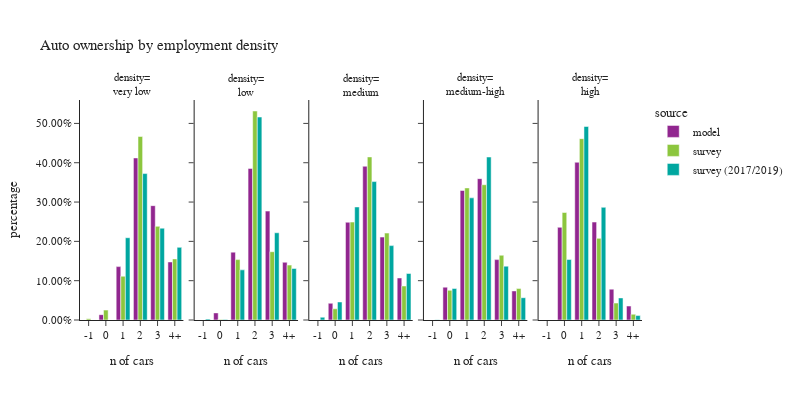

Here is the notebook cell this chart was saved with:
### Code cell
plot_auto(hh.dropna(subset=['emp_density_group']),'emp_density_group','employment density','density')

### Figure 1 — Plotly figure (JSON) as saved in the notebook; plotly's stock layout.template omitted (floating-point values rounded to 4 significant figures)
{"data": [{"alignmentgroup": "True", "customdata": [[0], [3311], [33039], [100308], [70783], [35924]], "hovertemplate": "source=model<br>emp_density_group=very low<br>auto_ownership_simple=%{x}<br>percentage=%{y}<br>sample count=%{customdata[0]}<extra></extra>", "legendgroup": "model", "marker": {"color": "#91268F", "pattern": {"shape": ""}}, "name": "model", "offsetgroup": "model", "orientation": "v", "showlegend": true, "textposition": "auto", "type": "bar", "x": ["-1", "0", "1", "2", "3", "4+"], "xaxis": "x", "y": [0.0, 0.01361, 0.1358, 0.4122, 0.2909, 0.1476], "yaxis": "y"}, {"alignmentgroup": "True", "customdata": [[0], [3451], [32910], [73504], [52816], [27996]], "hovertemplate": "source=model<br>emp_density_group=low<br>auto_ownership_simple=%{x}<br>percentage=%{y}<br>sample count=%{customdata[0]}<extra></extra>", "legendgroup": "model", "marker": {"color": "#91268F", "pattern": {"shape": ""}}, "name": "model", "offsetgroup": "model", "orientation": "v", "showlegend": false, "textposition": "auto", "type": "bar", "x": ["-1", "0", "1", "2", "3", "4+"], "xaxis": "x2", "y": [0.0, 0.0181, 0.1726, 0.3855, 0.277, 0.1468], "yaxis": "y2"}, {"alignmentgroup": "True", "customdata": [[0], [18450], [107931], [169728], [91536], [46406]], "hovertemplate": "source=model<br>emp_density_group=medium<br>auto_ownership_simple=%{x}<br>percentage=%{y}<br>sample count=%{customdata[0]}<extra></extra>", "legendgroup": "model", "marker": {"color": "#91268F", "pattern": {"shape": ""}}, "name": "model", "offsetgroup": "model", "orientation": "v", "showlegend": false, "textposition": "auto", "type": "bar", "x": ["-1", "0", "1", "2", "3", "4+"], "xaxis": "x3", "y": [0.0, 0.04251, 0.2487, 0.391, 0.2109, 0.1069], "yaxis": "y3"}, {"alignmentgroup": "True", "customdata": [[0], [36254], [142958], [156036], [66648], [32108]], "hovertemplate": "source=model<br>emp_density_group=medium-high<br>auto_ownership_simple=%{x}<br>percentage=%{y}<br>sample count=%{customdata[0]}<extra></extra>", "legendgroup": "model", "marker": {"color": "#91268F", "pattern": {"shape": ""}}, "name": "model", "offsetgroup": "model", "orientation": "v", "showlegend": false, "textposition": "auto", "type": "bar", "x": ["-1", "0", "1", "2", "3", "4+"], "xaxis": "x4", "y": [0.0, 0.08353, 0.3294, 0.3595, 0.1536, 0.07398], "yaxis": "y4"}, {"alignmentgroup": "True", "customdata": [[0], [102314], [174150], [108134], [34020], [15414]], "hovertemplate": "source=model<br>emp_density_group=high<br>auto_ownership_simple=%{x}<br>percentage=%{y}<br>sample count=%{customdata[0]}<extra></extra>", "legendgroup": "model", "marker": {"color": "#91268F", "pattern": {"shape": ""}}, "name": "model", "offsetgroup": "model", "orientation": "v", "showlegend": false, "textposition": "auto", "type": "bar", "x": ["-1", "0", "1", "2", "3", "4+"], "xaxis": "x5", "y": [0.0, 0.2357, 0.4012, 0.2491, 0.07838, 0.03551], "yaxis": "y5"}, {"alignmentgroup": "True", "customdata": [[1], [6], [86], [156], [53], [23]], "hovertemplate": "source=survey<br>emp_density_group=very low<br>auto_ownership_simple=%{x}<br>percentage=%{y}<br>sample count=%{customdata[0]}<extra></extra>", "legendgroup": "survey", "marker": {"color": "#8CC63E", "pattern": {"shape": ""}}, "name": "survey", "offsetgroup": "survey", "orientation": "v", "showlegend": true, "textposition": "auto", "type": "bar", "x": ["-1", "0", "1", "2", "3", "4+"], "xaxis": "x", "y": [0.003104, 0.02516, 0.1113, 0.4668, 0.2382, 0.1554], "yaxis": "y"}, {"alignmentgroup": "True", "customdata": [[0], [3], [71], [136], [46], [25]], "hovertemplate": "source=survey<br>emp_density_group=low<br>auto_ownership_simple=%{x}<br>percentage=%{y}<br>sample count=%{customdata[0]}<extra></extra>", "legendgroup": "survey", "marker": {"color": "#8CC63E", "pattern": {"shape": ""}}, "name": "survey", "offsetgroup": "survey", "orientation": "v", "showlegend": false, "textposition": "auto", "type": "bar", "x": ["-1", "0", "1", "2", "3", "4+"], "xaxis": "x2", "y": [0.0, 0.001492, 0.1536, 0.5316, 0.1737, 0.1396], "yaxis": "y2"}, {"alignmentgroup": "True", "customdata": [[0], [18], [201], [230], [79], [34]], "hovertemplate": "source=survey<br>emp_density_group=medium<br>auto_ownership_simple=%{x}<br>percentage=%{y}<br>sample count=%{customdata[0]}<extra></extra>", "legendgroup": "survey", "marker": {"color": "#8CC63E", "pattern": {"shape": ""}}, "name": "survey", "offsetgroup": "survey", "orientation": "v", "showlegend": false, "textposition": "auto", "type": "bar", "x": ["-1", "0", "1", "2", "3", "4+"], "xaxis": "x3", "y": [0.0, 0.02856, 0.249, 0.4148, 0.221, 0.08656], "yaxis": "y3"}, {"alignmentgroup": "True", "customdata": [[0], [68], [371], [280], [61], [21]], "hovertemplate": "source=survey<br>emp_density_group=medium-high<br>auto_ownership_simple=%{x}<br>percentage=%{y}<br>sample count=%{customdata[0]}<extra></extra>", "legendgroup": "survey", "marker": {"color": "#8CC63E", "pattern": {"shape": ""}}, "name": "survey", "offsetgroup": "survey", "orientation": "v", "showlegend": false, "textposition": "auto", "type": "bar", "x": ["-1", "0", "1", "2", "3", "4+"], "xaxis": "x4", "y": [0.0, 0.07536, 0.336, 0.3441, 0.1647, 0.07994], "yaxis": "y4"}, {"alignmentgroup": "True", "customdata": [[0], [477], [847], [232], [29], [15]], "hovertemplate": "source=survey<br>emp_density_group=high<br>auto_ownership_simple=%{x}<br>percentage=%{y}<br>sample count=%{customdata[0]}<extra></extra>", "legendgroup": "survey", "marker": {"color": "#8CC63E", "pattern": {"shape": ""}}, "name": "survey", "offsetgroup": "survey", "orientation": "v", "showlegend": false, "textposition": "auto", "type": "bar", "x": ["-1", "0", "1", "2", "3", "4+"], "xaxis": "x5", "y": [0.0, 0.2734, 0.4613, 0.2076, 0.04306, 0.0146], "yaxis": "y5"}, {"alignmentgroup": "True", "customdata": [[0], [0], [77], [149], [59], [27]], "hovertemplate": "source=survey (2017/2019)<br>emp_density_group=very low<br>auto_ownership_simple=%{x}<br>percentage=%{y}<br>sample count=%{customdata[0]}<extra></extra>", "legendgroup": "survey (2017/2019)", "marker": {"color": "#00A7A0", "pattern": {"shape": ""}}, "name": "survey (2017/2019)", "offsetgroup": "survey (2017/2019)", "orientation": "v", "showlegend": true, "textposition": "auto", "type": "bar", "x": ["-1", "0", "1", "2", "3", "4+"], "xaxis": "x", "y": [0.0, 0.0, 0.2092, 0.3724, 0.2335, 0.1848], "yaxis": "y"}, {"alignmentgroup": "True", "customdata": [[1], [2], [62], [129], [50], [34]], "hovertemplate": "source=survey (2017/2019)<br>emp_density_group=low<br>auto_ownership_simple=%{x}<br>percentage=%{y}<br>sample count=%{customdata[0]}<extra></extra>", "legendgroup": "survey (2017/2019)", "marker": {"color": "#00A7A0", "pattern": {"shape": ""}}, "name": "survey (2017/2019)", "offsetgroup": "survey (2017/2019)", "orientation": "v", "showlegend": false, "textposition": "auto", "type": "bar", "x": ["-1", "0", "1", "2", "3", "4+"], "xaxis": "x2", "y": [0.002227, 0.001072, 0.1275, 0.5162, 0.2219, 0.1311], "yaxis": "y2"}, {"alignmentgroup": "True", "customdata": [[1], [21], [203], [287], [96], [36]], "hovertemplate": "source=survey (2017/2019)<br>emp_density_group=medium<br>auto_ownership_simple=%{x}<br>percentage=%{y}<br>sample count=%{customdata[0]}<extra></extra>", "legendgroup": "survey (2017/2019)", "marker": {"color": "#00A7A0", "pattern": {"shape": ""}}, "name": "survey (2017/2019)", "offsetgroup": "survey (2017/2019)", "orientation": "v", "showlegend": false, "textposition": "auto", "type": "bar", "x": ["-1", "0", "1", "2", "3", "4+"], "xaxis": "x3", "y": [0.00705, 0.04586, 0.2875, 0.3521, 0.1892, 0.1183], "yaxis": "y3"}, {"alignmentgroup": "True", "customdata": [[1], [73], [469], [368], [69], [21]], "hovertemplate": "source=survey (2017/2019)<br>emp_density_group=medium-high<br>auto_ownership_simple=%{x}<br>percentage=%{y}<br>sample count=%{customdata[0]}<extra></extra>", "legendgroup": "survey (2017/2019)", "marker": {"color": "#00A7A0", "pattern": {"shape": ""}}, "name": "survey (2017/2019)", "offsetgroup": "survey (2017/2019)", "orientation": "v", "showlegend": false, "textposition": "auto", "type": "bar", "x": ["-1", "0", "1", "2", "3", "4+"], "xaxis": "x4", "y": [0.0009441, 0.08019, 0.3107, 0.4145, 0.1369, 0.0567], "yaxis": "y4"}, {"alignmentgroup": "True", "customdata": [[0], [981], [2149], [729], [73], [23]], "hovertemplate": "source=survey (2017/2019)<br>emp_density_group=high<br>auto_ownership_simple=%{x}<br>percentage=%{y}<br>sample count=%{customdata[0]}<extra></extra>", "legendgroup": "survey (2017/2019)", "marker": {"color": "#00A7A0", "pattern": {"shape": ""}}, "name": "survey (2017/2019)", "offsetgroup": "survey (2017/2019)", "orientation": "v", "showlegend": false, "textposition": "auto", "type": "bar", "x": ["-1", "0", "1", "2", "3", "4+"], "xaxis": "x5", "y": [0.0, 0.1538, 0.4922, 0.2866, 0.05619, 0.01123], "yaxis": "y5"}], "layout": {"annotations": [{"font": {}, "showarrow": false, "text": "density=<br>very low", "x": 0.092, "xanchor": "center", "xref": "paper", "y": 1.0, "yanchor": "bottom", "yref": "paper"}, {"font": {}, "showarrow": false, "text": "density=<br>low", "x": 0.296, "xanchor": "center", "xref": "paper", "y": 1.0, "yanchor": "bottom", "yref": "paper"}, {"font": {}, "showarrow": false, "text": "density=<br>medium", "x": 0.5, "xanchor": "center", "xref": "paper", "y": 1.0, "yanchor": "bottom", "yref": "paper"}, {"font": {}, "showarrow": false, "text": "density=<br>medium-high", "x": 0.704, "xanchor": "center", "xref": "paper", "y": 1.0, "yanchor": "bottom", "yref": "paper"}, {"font": {}, "showarrow": false, "text": "density=<br>high", "x": 0.908, "xanchor": "center", "xref": "paper", "y": 1.0, "yanchor": "bottom", "yref": "paper"}], "barmode": "group", "font": {"size": 11}, "height": 400, "legend": {"title": {"text": "source"}, "tracegroupgap": 0}, "title": {"text": "Auto ownership by employment density"}, "width": 800, "xaxis": {"anchor": "y", "domain": [0.0, 0.184], "title": {"text": "n of cars"}}, "xaxis2": {"anchor": "y2", "domain": [0.204, 0.388], "matches": "x", "title": {"text": "n of cars"}}, "xaxis3": {"anchor": "y3", "domain": [0.408, 0.592], "matches": "x", "title": {"text": "n of cars"}}, "xaxis4": {"anchor": "y4", "domain": [0.612, 0.796], "matches": "x", "title": {"text": "n of cars"}}, "xaxis5": {"anchor": "y5", "domain": [0.816, 1.0], "matches": "x", "title": {"text": "n of cars"}}, "yaxis": {"anchor": "x", "domain": [0.0, 1.0], "tickformat": ".2%", "title": {"text": "percentage"}}, "yaxis2": {"anchor": "x2", "domain": [0.0, 1.0], "matches": "y", "showticklabels": false, "tickformat": ".2%"}, "yaxis3": {"anchor": "x3", "domain": [0.0, 1.0], "matches": "y", "showticklabels": false, "tickformat": ".2%"}, "yaxis4": {"anchor": "x4", "domain": [0.0, 1.0], "matches": "y", "showticklabels": false, "tickformat": ".2%"}, "yaxis5": {"anchor": "x5", "domain": [0.0, 1.0], "matches": "y", "showticklabels": false, "tickformat": ".2%"}}}
